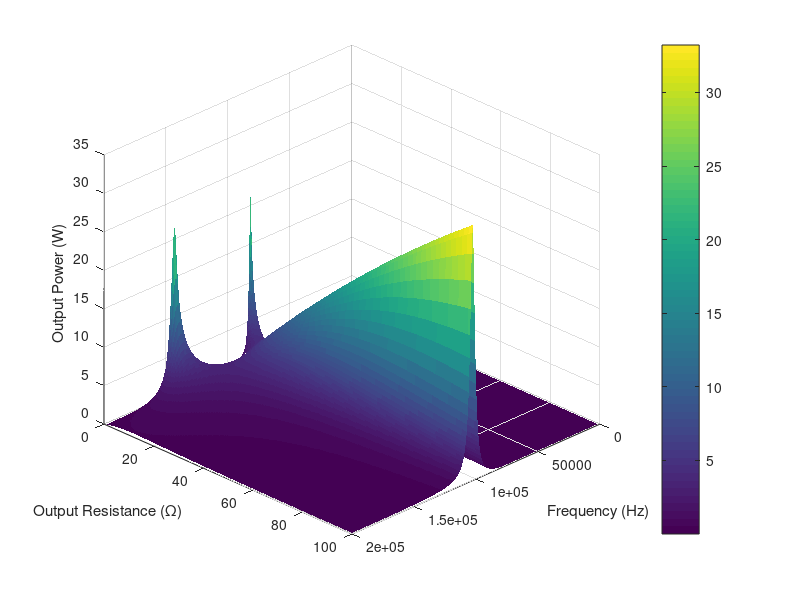

Source code (MATLAB):
%% Define circuit parameters
R1 = 0.072;           % Resistance in Ohms
L1 = 24e-6;         % Inductance in Henry
C1 = 0.1e-6;         % Capacitance in Farads
L2 = 24e-6;         % Inductance in Henry for branch 2
C2 = 100e-9;         % Capacitance in Farads for branch 2
M  = 1.2e-5;       % Mutual inductance in Henry
V1 = 5;            % Source voltage (amplitude)

%% Define frequency and R2 ranges
freq = linspace(1e3, 200e3, 500);   % Frequency from 1 kHz to 200 kHz
R2_vals = linspace(1, 100, 200);      % R2 (output resistance) values from 1 Ohm to 100 Ohm


%% Preallocate matrix for power computed at each (R2, freq)
P_R2 = zeros(length(R2_vals), length(freq));

%% Loop over R2 and frequency values
for i = 1:length(R2_vals)
    R2 = R2_vals(i);
    for j = 1:length(freq)
        w = 2*pi*freq(j);  % Angular frequency
        
        % Build the impedance matrix Z
        Z11 = R1 + 1i*w*L1 - 1i/(w*C1);
        Z12 = 1i*w*M;
        Z21 = 1i*w*M;
        Z22 = R2 + 1i*w*L2 - 1i/(w*C2);
        Z = [Z11, Z12; Z21, Z22];
        
        % Solve for the currents [I1; I2]
        I = Z \ [V1; 0];
        I2 = I(2);
        
        % Compute the power dissipated in R2 (assuming RMS values)
        P_R2(i, j) = abs(I2)^2 * R2;
    end
end

%% Create a 3D surface plot
figure;
surf(freq, R2_vals, P_R2, 'EdgeColor', 'none');
xlabel('Frequency (Hz)');
ylabel('Output Resistance (Ω)');
zlabel('Output Power (W)');
colorbar;
view(135,30);  % Adjust the view angle for better visualisation
